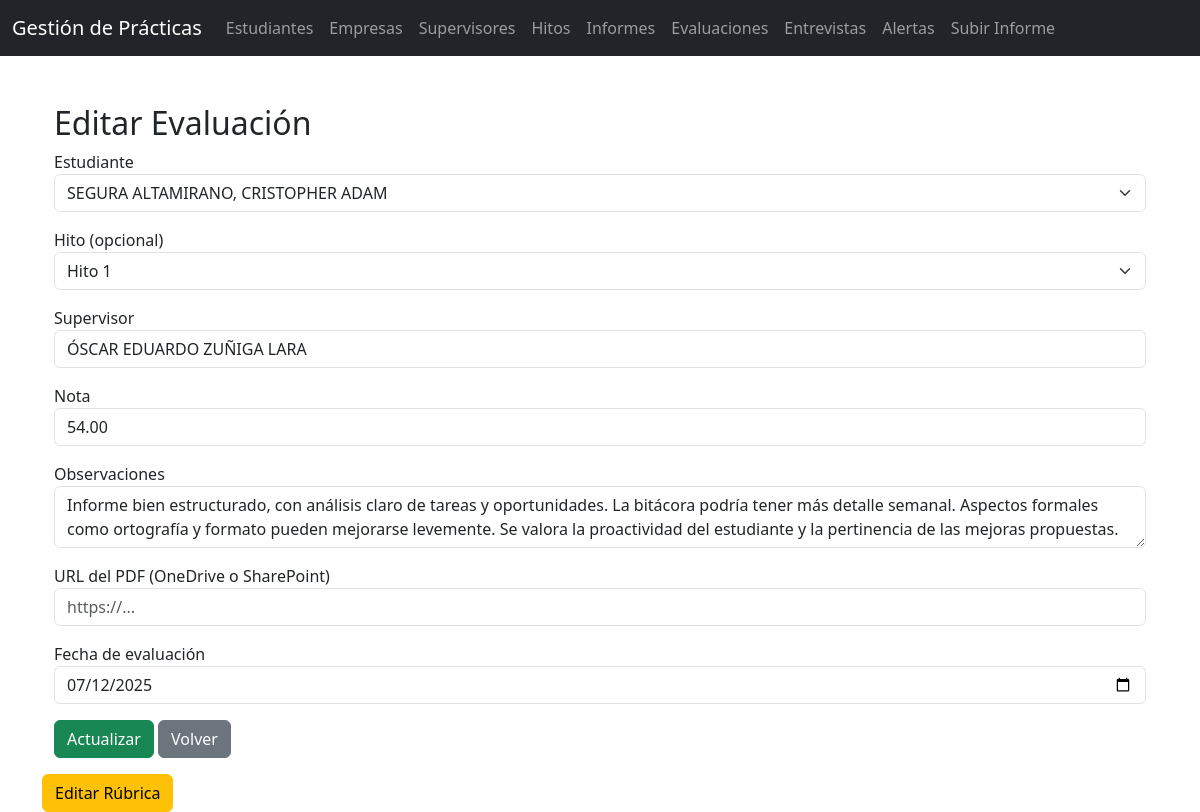
Page /evaluaciones/editar.php?id=3 on the committed database.
### tables this page shows
CREATE TABLE `evaluaciones` (
  `id` int(11) NOT NULL,
  `estudiante_id` int(11) NOT NULL,
  `hito_id` int(11) DEFAULT NULL,
  `supervisor` text DEFAULT NULL,
  `nota` decimal(4,2) DEFAULT NULL,
  `observaciones` text DEFAULT NULL,
  `archivo` varchar(255) DEFAULT NULL,
  `fecha_evaluacion` date DEFAULT NULL,
  `fecha_registro` timestamp NOT NULL DEFAULT current_timestamp()
);

CREATE TABLE `estudiantes` (
  `id` int(11) NOT NULL,
  `rut` varchar(12) NOT NULL,
  `nombre` varchar(100) NOT NULL,
  `email` varchar(100) NOT NULL,
  `carrera` varchar(100) DEFAULT NULL,
  `telefono` varchar(20) DEFAULT NULL,
  `programa` varchar(20) DEFAULT NULL,
  `asignatura` varchar(50) DEFAULT NULL,
  `empresa_id` int(11) DEFAULT NULL,
  `fecha_inicio` date DEFAULT NULL,
  `fecha_fin` date DEFAULT NULL,
  `fecha_registro` timestamp NOT NULL DEFAULT current_timestamp()
);

CREATE TABLE `hitos` (
  `id` int(11) NOT NULL,
  `nombre` varchar(50) NOT NULL,
  `descripcion` text DEFAULT NULL
);

### evaluaciones/editar.php (the view, shortened to what this page needs)
<?php
include('../includes/db.php');
include('../includes/header.php');
$id = $_GET['id'];
$stmt = $pdo->prepare("SELECT * FROM evaluaciones WHERE id = ?");
$stmt->execute([$id]);
$evaluacion = $stmt->fetch();
$estudiantes = $pdo->query("SELECT id, nombre FROM estudiantes ORDER BY nombre")->fetchAll();
$hitos = $pdo->query("SELECT id, nombre FROM hitos ORDER BY id")->fetchAll();
?>
<!DOCTYPE html>
<html>
<head>
    <link href="https://cdn.jsdelivr.net/npm/bootstrap@5.3.0/dist/css/bootstrap.min.css" rel="stylesheet">
</head>
<body>
<div class="container mt-5">
    <h2>Editar Evaluación</h2>
    <form method="post">
        <div class="mb-3">
            <label>Estudiante</label>
            <select name="estudiante_id" class="form-select" required>
                <?php foreach ($estudiantes as $e): ?>
                    <option value="<?= $e['id'] ?>" <?= $e['id'] == $evaluacion['estudiante_id'] ? 'selected' : '' ?>>
                        <?= htmlspecialchars($e['nombre']) ?>
                    </option>
                <?php endforeach; ?>
            </select>
        </div>
        <div class="mb-3">
            <label>Hito (opcional)</label>
            <select name="hito_id" class="form-select">
                <?php foreach ($hitos as $h): ?>
                    <option value="<?= $h['id'] ?>" <?= $h['id'] == $evaluacion['hito_id'] ? 'selected' : '' ?>>
                        <?= htmlspecialchars($h['nombre']) ?>
                    </option>
                <?php endforeach; ?>
            </select>
        </div>
        <div class="mb-3">
            <label>Supervisor</label>
            <input type="text" name="supervisor" class="form-control" value="<?= htmlspecialchars($evaluacion['supervisor']) ?>" required>
        </div>
        <div class="mb-3">
            <label>Nota</label>
            <input type="number" step="0.01" name="nota" class="form-control" value="<?= $evaluacion['nota'] ?>" required>
        </div>
        <div class="mb-3">
            <label>Observaciones</label>
            <textarea name="observaciones" class="form-control"><?= htmlspecialchars($evaluacion['observaciones']) ?></textarea>
        </div>
        <div class="mb-3">
            <label>URL del PDF (OneDrive o SharePoint)</label>
            <input type="url" name="archivo" class="form-control" value="<?= htmlspecialchars($evaluacion['archivo']) ?>" placeholder="https://...">
        </div>
        <div class="mb-3">
            <label>Fecha de evaluación</label>
            <input type="date" name="fecha_evaluacion" class="form-control" value="<?= $evaluacion['fecha_evaluacion'] ?>">
        </div>
        <button type="submit" class="btn btn-success">Actualizar</button>
        <a href="listar.php" class="btn btn-secondary">Volver</a>
    </form>
</div>
<?php
$sql_rubrica = "SELECT COUNT(*) FROM evaluaciones_criterios WHERE evaluacion_id = ?";
$stmt_rubrica = $pdo->prepare($sql_rubrica);
$stmt_rubrica->execute([$id]);
$tiene_rubrica = $stmt_rubrica->fetchColumn() > 0;
if ($tiene_rubrica):
    echo '<a href="../evaluaciones/evaluacion_rubrica.php?evaluacion_id=' . $id . '" class="btn btn-warning mt-3">Editar Rúbrica</a>';
endif;
?>
<?php include('../includes/footer.php'); ?>
</body>
</html>

### rows in the picture
evaluaciones: estudiante_id "SEGURA ALTAMIRANO, CRISTOPHER ADAM", hito_id "Hito 1", supervisor "ÓSCAR EDUARDO ZUÑIGA LARA", nota "54.00", observaciones "Informe bien estructurado, con análisis claro de tareas y oportunidades. La bitácora podría tener más detalle semanal. Aspectos formales como ortografía y formato pueden mejorarse levemente. Se valora la proactividad del estudiante y la pertinencia de las mejoras propuestas.", fecha_evaluacion "07/12/2025"
